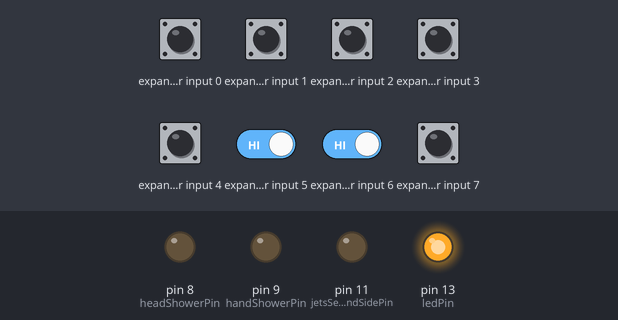
The sketch below on a simulated Arduino Uno, built with avr-gcc and run on an emulated ATmega328P. Shown: output pins drawn as LEDs (lit = HIGH). Wiring (inferred from the names in the program): input shift register (74HC165): load pin 4; clock pin 6; serial out pin 5. The inputs (shaded band) are chosen by the test bench; at power-on: expander input 0–7 HIGH. Pins used as bus, display or sensor lines are not drawn; what the sketch prints to the serial monitor is not drawn.

Above: at 1.3 s.
1.4 s: expander input 5 driven LOW
4.9 s: expander input 6 driven LOW
Timing chart, 0 to 7.9 s (numbered marks = the images above; inputs shaded):
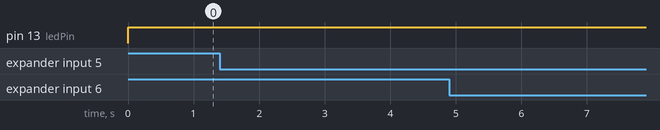

The sketch:

blinkLed.ino
```cpp
// Define the control pins based on your color map
const int latchPin = 4; // RED wire (STCP + PL)
const int dataPin  = 5; // BLACK wire (Pin 9 / Q)
const int clockPin = 6; // GREEN wire (Pin 11 / SHCP)

const int headShowerPin = 8; // MOSFET Board Channel 1 (PWM1)
const int handShowerPin = 9; // MOSFET Board Channel 2 (PWM1)
const int jetsFirstSidePin = 10; // MOSFET Board Channel 3 (PWM1)
const int jetsSecondSidePin = 11; // MOSFET Board Channel 4 (PWM1)

// Track the state (ON/OFF) of each output
bool headShowerState = false;
bool handShowerState = false;
bool jetsFirstState = false;
bool jetsSecondState = false;

const int ledPin   = 13; // Onboard LED

enum SpaButton {
  BUTTON_NONE,
  BUTTON_OFF,
  BUTTON_HEAD_SHOWER,
  BUTTON_HANDHELD,
  BUTTON_FULL_BODY,
  BUTTON_FULL_BODY_MASSAGE,
  BUTTON_STEAM,
  BUTTON_UNKNOWN
};

void setup() {
  Serial.begin(9600);

  pinMode(latchPin, OUTPUT);
  pinMode(clockPin, OUTPUT);

  // Use INPUT_PULLUP to stop the pin from floating when disconnected
  pinMode(dataPin, INPUT_PULLUP);

  pinMode(ledPin, OUTPUT); // Built-in LED setup

  // Set up Solenoid Pin
  pinMode(headShowerPin, OUTPUT);
  digitalWrite(headShowerPin, LOW); // Start with solenoid OFF
  pinMode(handShowerPin, OUTPUT);
  digitalWrite(handShowerPin, LOW); // Start with solenoid OFF
  pinMode(jetsFirstSidePin, OUTPUT);
  digitalWrite(jetsFirstSidePin, LOW); // Start with solenoid OFF
  pinMode(jetsSecondSidePin, OUTPUT);
  digitalWrite(jetsSecondSidePin, LOW); // Start with solenoid OFF

  digitalWrite(latchPin, HIGH);
  digitalWrite(clockPin, LOW);

  digitalWrite(ledPin, LOW);

  Serial.println("Monitoring Jacuzzi Panel...");
}

void loop() {
  // 1. Pulse Latch/Load (Red wire)
  digitalWrite(latchPin, LOW);
  delayMicroseconds(10);
  digitalWrite(latchPin, HIGH);
  delayMicroseconds(10);

  // 2. Read the 8 bits from the chip
  byte rawData = shiftIn(dataPin, clockPin, MSBFIRST);

  // 3. Invert the bits!
  // If idle is 11111111 (255), inverting it makes it 00000000 (0).
  // If a button pulls a line to GND, it becomes a 0 raw, which inverts to a 1.
  byte buttonPressed = ~rawData;

  // 4. Only print if a button is actually pressed (value is greater than 0)
  // and ignore the 255/floating state when disconnected (which inverts to 0)
  if (buttonPressed != 0) {
    // Serial.print("Button Pressed Pattern (Binary): ");
    digitalWrite(ledPin, HIGH);

    SpaButton activeButton = BUTTON_NONE;

    switch (buttonPressed) {
      // REPLACE these binary literals (e.g., 0b01000000) with the actual
      // binary patterns you see on your monitor for each physical button!
      case 0b01000000: activeButton = BUTTON_OFF;          break;
      case 0b00100000: activeButton = BUTTON_HEAD_SHOWER;   break;
      case 0b00010000: activeButton = BUTTON_HANDHELD;     break;
      case 0b00000100: activeButton = BUTTON_FULL_BODY;    break;
      case 0b00001000: activeButton = BUTTON_FULL_BODY_MASSAGE;      break;
      case 0b00000010: activeButton = BUTTON_STEAM;  break;
      default:         activeButton = BUTTON_UNKNOWN;       break;
    }

    // 3. Convert the enum value to a printable string message
    doActionBy(activeButton, buttonPressed);


    // Print leading zeros so it always shows 8 bits
    // for (int i = 7; i >= 0; i--) {
    //   Serial.print(bitRead(buttonPressed, i));
    // }
    // Serial.println();
  }

  delay(250); // Prevent spamming the console while holding a button
  digitalWrite(ledPin, LOW);
}

// Helper function to print your messages
void doActionBy(SpaButton btn, byte rawValue) {
  Serial.print("Action Triggered: ");
  switch (btn) {
    case BUTTON_OFF:
      headShowerState = false;
      handShowerState = false;
      jetsFirstState = false;
      jetsSecondState = false;

      digitalWrite(headShowerPin, LOW);
      digitalWrite(handShowerPin, LOW);
      digitalWrite(jetsFirstSidePin, LOW);
      digitalWrite(jetsSecondSidePin, LOW);
      Serial.println("SYSTEM OFF");
    break;
    case BUTTON_HEAD_SHOWER:
      headShowerState = !headShowerState;
      digitalWrite(headShowerPin, headShowerState ? HIGH : LOW);
      Serial.println("HEAD SHOWER PRESSSED");
      break;
    case BUTTON_HANDHELD:
      handShowerState = !handShowerState;
      digitalWrite(handShowerPin, handShowerState ? HIGH : LOW);
      Serial.println("HANDHELD SHOWER PRESSSED");
      break;
    case BUTTON_FULL_BODY:
      jetsFirstState = !jetsFirstState;
      digitalWrite(jetsFirstSidePin, jetsFirstState ? HIGH : LOW);
      Serial.println("FULL BODY JETS PRESSSED");
      break;
    case BUTTON_FULL_BODY_MASSAGE:
      jetsSecondState = !jetsSecondState;
      digitalWrite(jetsSecondSidePin, jetsSecondState ? HIGH : LOW);
      Serial.println("MASSAGE SPRAY JETS PRESSSED");
      break;
    case BUTTON_STEAM:
      Serial.println("STEAM SHOWER PRESSSED");
      break;
    case BUTTON_UNKNOWN:
      Serial.print("UNKNOWN PATTERN DETECTED (0b");
      Serial.print(rawValue, BIN);
      Serial.println(")");
      break;
    default:
      Serial.println("NONE");
      break;
  }
}
```
